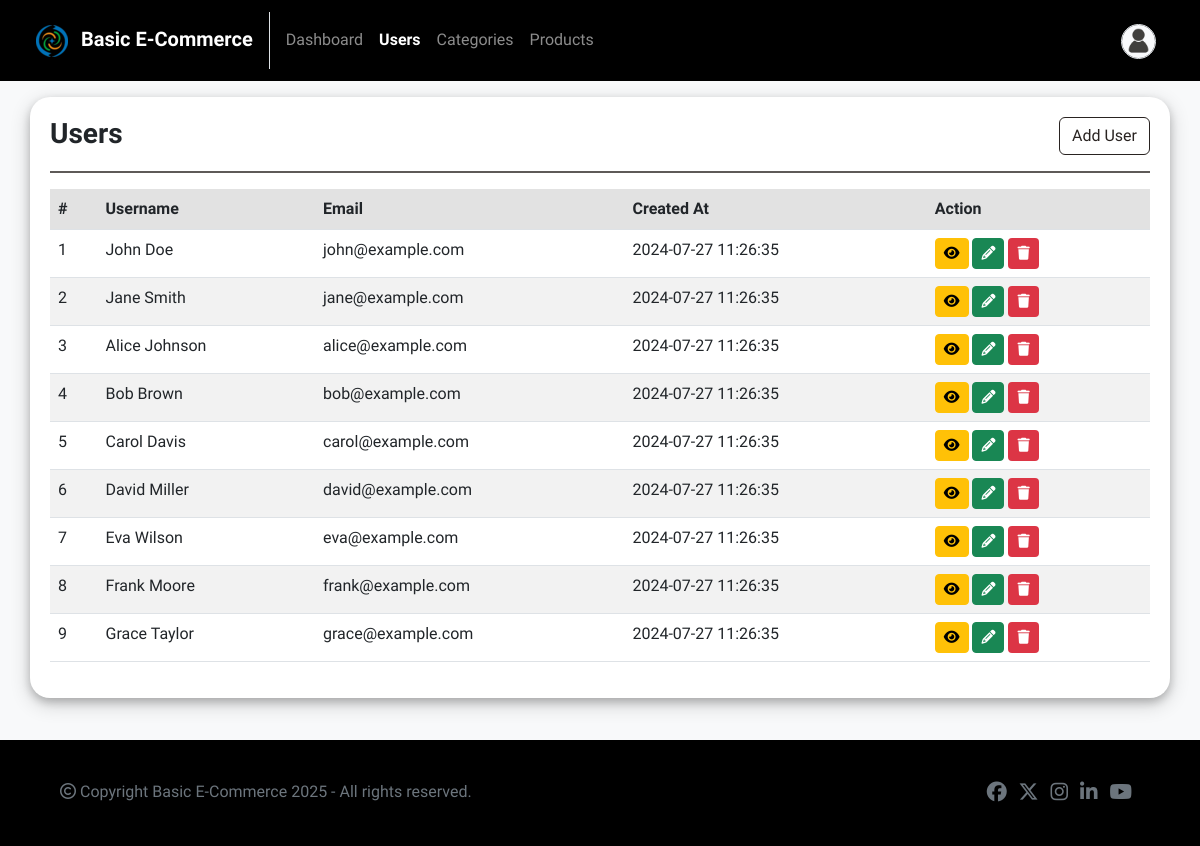
The page /admin/users.php (signed in) on the database as committed earlier.
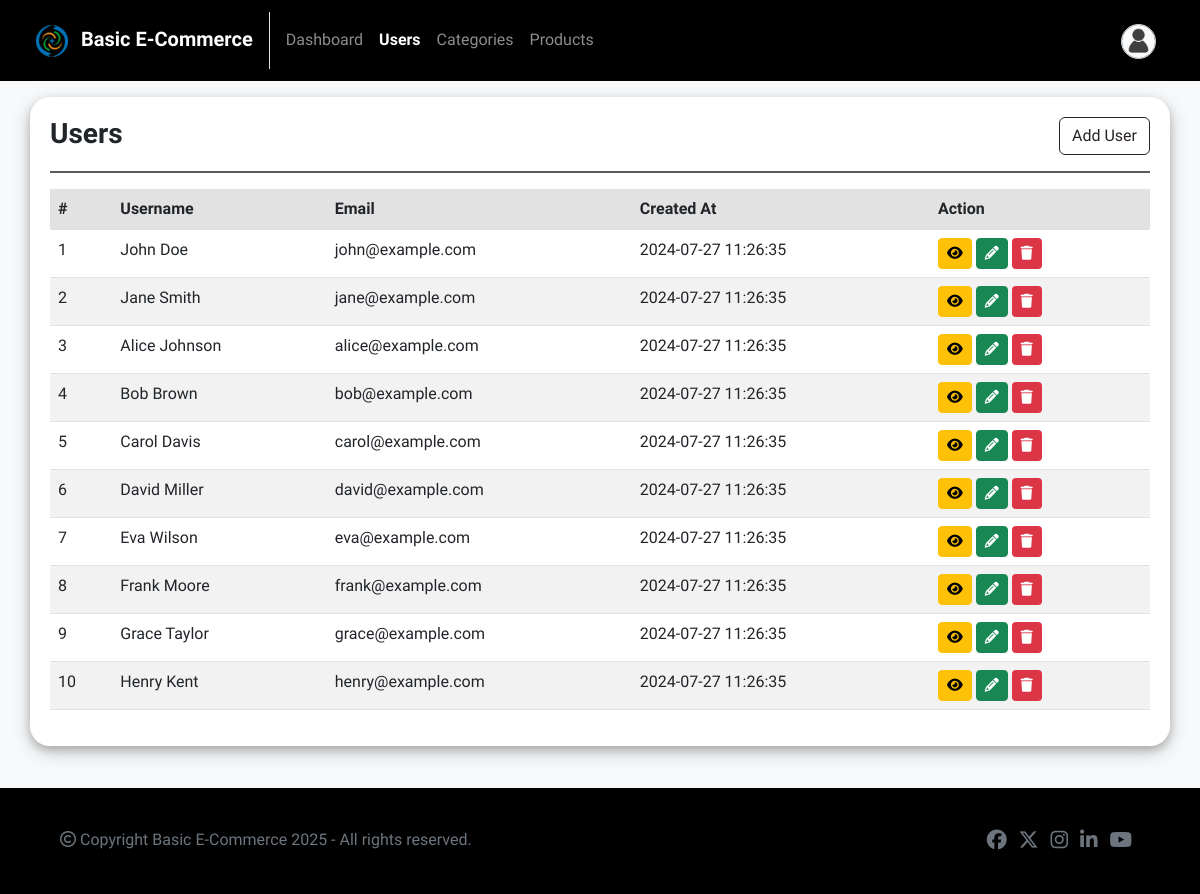
The same page on the database as committed later.
### tables this page shows
CREATE TABLE `users` (
  `id` INT AUTO_INCREMENT PRIMARY KEY,
  `username` varchar(255) NOT NULL,
  `email` varchar(255) UNIQUE NOT NULL,
  `role` char(1) NOT NULL DEFAULT 'u',
  `password` varchar(255) NOT NULL,
  `created_at` datetime NOT NULL DEFAULT current_timestamp()
);

### admin/users.php (the view, shortened to what this page needs)
<?php
include("../includes/db-connection.php");
?>
<!DOCTYPE html>
<html lang="en">
<head>
    <?php include("../includes/head-contents.php"); ?>
</head>
<body>
    <?php include("navbar.php"); ?>
    <div class="container mt-1 mb-5">
        <div class="row">
            <div class="box">
                <div class="row">
                    <div class="col-8">
                        <h3 class="fw-bold my-0">Users</h3>
                    </div>
                    <div class="col-4 text-end">
                        <a href="user-create.php" class="btn btn-outline-danger">Add User</a>
                    </div>
                </div>
                <hr>
                <div class="table-responsive crud-table">
                <?php
                $sql = "SELECT * FROM users WHERE role = 'u' ORDER BY created_at DESC";
                $stmt = $conn->prepare($sql);
                $stmt->execute();
                $result = $stmt->get_result();
                if($result->num_rows > 0) { ?>
                <table class="table table-striped">
                    <tr class="sticky-header">
                        <th>#</th>
                        <th>Username</th>
                        <th>Email</th>
                        <th>Created At</th>
                        <th>Action</th>
                    </tr>
                    <?php $i = 1; while($user = $result->fetch_assoc()) { ?>
                    <tr>
                        <td><?php echo $i++; ?></td>
                        <td><?php echo $user['username'] ?></td>
                        <td><?php echo $user['email'] ?></td>
                        <td><?php echo $user['created_at'] ?></td>
                        <td class="action-column">
                            <a href="user-view.php?id=<?php echo $user['id'] ?>" class="btn btn-warning btn-sm" title="View"><i class="fa fa-eye"></i></a>
                            <a href="user-update.php?id=<?php echo $user['id'] ?>" class="btn btn-success btn-sm" title="Edit"><i class="fa fa-pencil"></i></a>
                            <form action="user-delete.php" method="POST" class="d-inline-block">
                                <button type="submit" name="delete" class="btn btn-trash btn-sm" title="Delete" onclick="return confirm('Are you sure you want to remove this record?');"><i class="fa fa-trash"></i></button>
                            </form>
                        </td>
                    </tr>
                    <?php } ?>
                </table>
                <?php } else { ?>
                    <span class="fw-bold">No record found!</span>
                <?php } ?>
                </div>
            </div>
        </div>
    </div>
    <?php include("../includes/footer.php"); ?>
</body>
</html>

### includes/head-contents.php (shortened to what this page needs)
<link href="../css/bootstrap.min.css" rel="stylesheet">
<link rel="stylesheet" href="https://cdnjs.cloudflare.com/ajax/libs/font-awesome/6.6.0/css/all.min.css" />
<link href="../css/styles.css" rel="stylesheet">

### admin/navbar.php (shortened to what this page needs)
<?php
$current_page = basename($_SERVER['PHP_SELF']);
?>
<nav class="navbar navbar-expand-md bg-dark navbar-dark">
  <div class="container-fluid mx-4 my-1">
    <a class="navbar-brand fw-bold" href="../base/index.php">
      <img src="../images/logo.png" style="width: 32px;" alt="logo" class="me-2">
      <?php
        echo WEBSITE_NAME;
      ?>
    </a>
    <div class="collapse navbar-collapse" id="collapsibleNavbar">
      <ul class="navbar-nav w-100">
        <li class="nav-item mt-2 mb-1">
          <a class="nav-link <?php echo ($current_page == 'index.php') ? 'active fw-bold' : '' ?>" href="index.php">Dashboard</a>
        </li>
        <li class="nav-item mt-2 mb-1">
          <a class="nav-link <?php echo ($current_page == 'users.php') ? 'active fw-bold' : '' ?>" href="users.php">Users</a>
        </li>
        <li class="nav-item mt-2 mb-1">
          <a class="nav-link <?php echo ($current_page == 'categories.php') ? 'active fw-bold' : '' ?>" href="categories.php">Categories</a>
        </li>
        <li class="nav-item mt-2 mb-1">
          <a class="nav-link <?php echo ($current_page == 'products.php') ? 'active fw-bold' : '' ?>" href="products.php">Products</a>
        </li>
        <?php
        if(isset($_SESSION['loggedin']) && $_SESSION['loggedin'] == true)
        { ?>
        <li class="nav-item dropdown ms-md-auto" >
          <a class="nav-link login-btn <?php echo ($current_page == 'login.php') ? 'active' : '' ?>" id="navbarDropdown" role="button" data-bs-toggle="dropdown" aria-expanded="false" href="#">
          <?php $img = !empty($_SESSION['userImage']) ? '../uploads/' . $_SESSION['userImage'] : '../images/user.jpg'; ?>
            <img src="<?php echo $img; ?>" class="navbar-profile-image rounded-circle border mt-1">
          </a>
        </li>
        <?php } else { ?>
          <li class="nav-item color-white ms-md-auto btn badge mt-2 mb-2 <?php echo ($current_page == 'login.php') ? 'btn-danger' : 'btn-outline-danger' ?>">
            <a class="nav-link login-btn <?php echo ($current_page == 'login.php') ? 'active' : '' ?>" href="login.php">Login</a>
          </li>
        <?php } ?>
      </ul>
    </div>
  </div>
</nav>

### includes/footer.php (shortened to what this page needs)
<div class="container-fluid bg-dark mt-5 footer">
	<div class="row">
		<div class="col-md-6">
			<p class="text-secondary px-5 py-md-4 text-md-start text-center mt-3">
				<i class="fa-regular fa-copyright"></i>
				Copyright <?php echo WEBSITE_NAME . " " . date('Y'); ?> - All rights reserved.
			</p>
		</div>
		<div class="col-md-6">
			<p class="text-light px-5 py-md-4 text-md-end text-center mt-3">
				<a href="#" class="me-2 text-secondary social-icon h5" data-bs-toggle="tooltip" title="Facebook"><i class="fa-brands fa-facebook"></i></a>
				<a href="#" class="me-2 text-secondary social-icon h5" data-bs-toggle="tooltip" title="Twitter"><i class="fa-brands fa-x-twitter"></i></a>
				<a href="#" class="me-2 text-secondary social-icon h5" data-bs-toggle="tooltip" title="Instagram"><i class="fa-brands fa-instagram"></i></a>
				<a href="#" class="me-2 text-secondary social-icon h5" data-bs-toggle="tooltip" title="Linkedin"><i class="fa-brands fa-linkedin-in"></i></a>
				<a href="#" class="me-2 text-secondary social-icon h5" data-bs-toggle="tooltip" title="Youtube"><i class="fa-brands fa-youtube"></i></a>
			</p>
		</div>
	</div>
</div>

### css/styles.css (style rules this page uses)
:root { --mainColor: #292321; --bodyBackgroundColor: #f8f9fa; --buttonHoverColor: #0a0a0a; --formControlFocusBorderColor: rgba(33, 37, 41, 0.3); --formControlFocusShadowColor: rgba(33, 37, 41, 0.6); --navbarBackgroundColor: #000000; --footerBackgroundColor: #000000; }
* { font-family: 'Cabin', Helvetica, sans-serif; }
body { min-height: 100vh; position: relative; margin: 0; padding-bottom: 100px; box-sizing: border-box; background-color: var(--bodyBackgroundColor); }
.navbar { background-color: var(--navbarBackgroundColor) !important; }
.navbar .nav-item .nav-link::after { content: ''; display: block; width: 0; height: 2px; background: #ebe4e4; transition: width .3s; box-shadow: 0 4px 8px 0 rgba(0, 0, 0, 0.2), 0 6px 20px 0 rgba(0, 0, 0, 0.19); }
.navbar-profile-image { width: 35px; height: 35px; }
.box { box-shadow: 0 4px 8px 0 rgba(0, 0, 0, 0.2), 0 6px 20px 0 rgba(0, 0, 0, 0.19); padding: 20px; border-radius: 20px; background-color: #ffffff; }
hr { border: 1.5px solid var(--mainColor); opacity: 75%; }
.btn-outline-danger { border-color: var(--mainColor) !important; }
.text-danger, .btn-outline-danger { color: var(--mainColor) !important; }
.crud-table { min-height: 250px !important; max-height: 550px !important; }
.crud-table .action-column { white-space: nowrap; }
.btn-trash { background-color: #dc3545 !important; color:#fff !important; }
.crud-table .sticky-header th { position: sticky; top: 0; z-index: 1; background-color: #eeeeee; }
.footer { background-color: var(--footerBackgroundColor) !important; position: absolute; bottom: 0; }
.footer .social-icon i { transition: color 0.3s ease; }

Rows that differ between the two databases and show on the page:
added users: username "Henry Kent", email "henry@example.com", created_at "2024-07-27 11:26:35"
